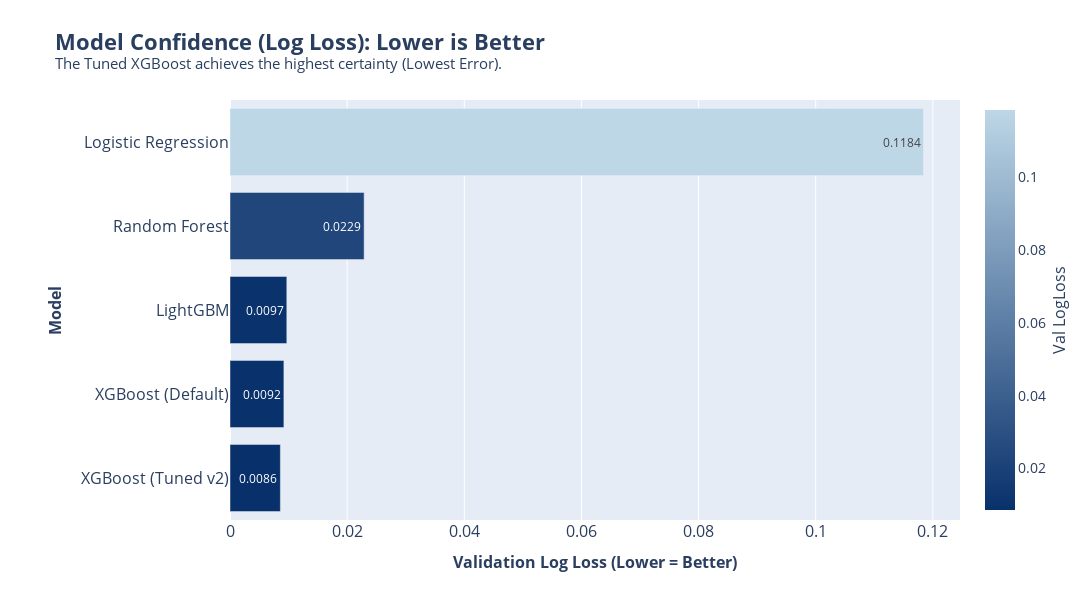
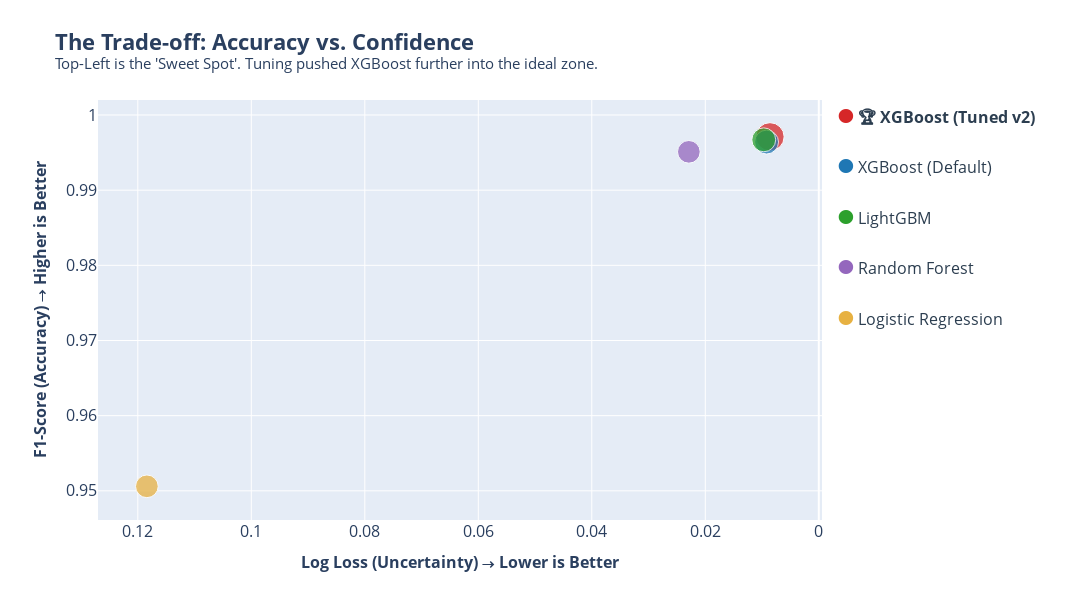

These figures' notebook cell, in order:
### Markdown cell above
# **III. Visualization (Presentation)**

### Code cell
import plotly.express as px
import plotly.graph_objects as go
import pandas as pd
import os

# Create directory for saving figures
FIGURES_DIR = "figures/"
os.makedirs(FIGURES_DIR, exist_ok=True)

# --- PREPARE DATA ---
# Re-construct the data
leaderboard_data = {
    "Model": ["LightGBM", "XGBoost (Default)", "Random Forest", "Logistic Regression"],
    "Val_F1": [0.9967, 0.9964, 0.9951, 0.9506],
    "Val_LogLoss": [0.0097, 0.0092, 0.0229, 0.1184]
}
df_lead = pd.DataFrame(leaderboard_data)

new_row = {
    "Model": "XGBoost (Tuned v2)", 
    "Val_F1": 0.9971, 
    "Val_LogLoss": 0.0086
}
df_final_viz = pd.concat([df_lead, pd.DataFrame([new_row])], ignore_index=True)
df_final_viz = df_final_viz.sort_values("Val_LogLoss", ascending=True)

# --- FIGURE 4: IMPROVED BAR CHART (Better Gradient) ---
# Custom scale: Start at Dark Blue (#08306b) -> End at Light Blue (#bdd7e7)
# This prevents the lightest bar from becoming white/invisible.
custom_blue_scale = [
    (0.0, "#08306b"), # Lowest LogLoss (Best) -> Darkest Blue
    (1.0, "#bdd7e7")  # Highest LogLoss (Worst) -> Lightest Blue (Visible)
]

fig4 = px.bar(
    df_final_viz,
    x="Val_LogLoss",
    y="Model",
    orientation="h",
    title="<b>Model Confidence (Log Loss): Lower is Better</b><br><sup>The Tuned XGBoost achieves the highest certainty (Lowest Error).</sup>",
    text_auto=".4f",
    color="Val_LogLoss",
    color_continuous_scale=custom_blue_scale
)

fig4.update_layout(
    height=600,
    width=1400,
    xaxis_title="<b>Validation Log Loss (Lower = Better)</b>",
    yaxis_title="<b>Model</b>",
    showlegend=False,
    coloraxis_showscale=True,  # Show the colorbar for Val_LogLoss
    coloraxis_colorbar=dict(
        title=dict(text="Val LogLoss", side="right", font=dict(size=16)),
        tickfont=dict(size=14)
    ),
    margin=dict(r=100, l=230),
    title_font_size=22,
    xaxis_title_font_size=16,
    yaxis_title_font_size=16,
    xaxis_tickfont_size=16,
    yaxis_tickfont_size=16
)

# Save figure 4 at high quality
fig4.write_image(f"{FIGURES_DIR}figure4_model_leaderboard.png", scale=3, width=1400, height=600)
print(f"✓ Figure 4 saved to {FIGURES_DIR}figure4_model_leaderboard.png")

fig4.show()

# --- FIGURE 5: ACCURACY vs CONFIDENCE (Clean Sidebar Version) ---

# 1. Sort Data by Performance (Best to Worst) so the list is ordered
# We sort by Log Loss (Ascending) -> Lowest Loss is First
df_viz_sorted = df_final_viz.sort_values("Val_LogLoss", ascending=True).reset_index(drop=True)

# 2. Define Colors
model_colors = {
    "Logistic Regression": "#E7B142", # Yellow/Orange
    "Random Forest": "#9467bd",       # Purple
    "LightGBM": "#2ca02c",            # Green
    "XGBoost (Default)": "#1f77b4",   # Blue
    "XGBoost (Tuned v2)": "#d62728"   # Red (Champion)
}

fig5 = px.scatter(
    df_viz_sorted,
    x="Val_LogLoss",
    y="Val_F1",
    color="Model",
    size=[70, 50, 50, 45, 45], # Champion gets biggest dot
    opacity=0.75,
    color_discrete_map=model_colors,
    title="<b>The Trade-off: Accuracy vs. Confidence</b><br><sup>Top-Left is the 'Sweet Spot'. Tuning pushed XGBoost further into the ideal zone.</sup>",
    hover_data=["Model", "Val_F1", "Val_LogLoss"]
)

# 3. Create Custom Sidebar Annotations
annotations = []
# Start Y position at the top (1.0) and move down
y_pos = 1.0 
y_step = 0.12 # Space between items

for index, row in df_viz_sorted.iterrows():
    model_name = row["Model"]
    color = model_colors.get(model_name, "black")
    
    # Add Champion Icon for the winner
    if "Tuned" in model_name:
        display_text = f"<b>🏆 {model_name}</b>"
    else:
        display_text = f"{model_name}"

    # Use HTML to color the dot inside the text
    # Unicode Circle: ●
    annotation_text = f"<span style='color:{color}; font-size:20px;'>●</span> {display_text}"

    annotations.append(dict(
        x=1.02, # Just outside the right edge of the plot area
        y=y_pos,
        xref="paper",
        yref="paper",
        text=annotation_text,
        showarrow=False,
        xanchor="left",
        yanchor="top",
        align="left",
        font=dict(size=16, color="#2c3e50")
    ))
    
    y_pos -= y_step # Move down for next item

fig5.update_layout(
    height=600,
    width=1400, # Wider to fit the sidebar
    xaxis_title="<b>Log Loss (Uncertainty) → Lower is Better</b>",
    yaxis_title="<b>F1-Score (Accuracy) → Higher is Better</b>",
    xaxis=dict(autorange="reversed"), # Best (Low Loss) on Right (or Left depending on preference, usually Left is 0) -> Let's keep Low Loss on Left
    showlegend=False, # We built our own custom legend
    annotations=annotations,
    margin=dict(r=270, l=98), # Large Right Margin to hold the text list
    title_font_size=22,
    xaxis_title_font_size=16,
    yaxis_title_font_size=16,
    xaxis_tickfont_size=16,
    yaxis_tickfont_size=16
)

# Force X-axis range to breathe if dots are on edge
min_loss = df_viz_sorted['Val_LogLoss'].min()
max_loss = df_viz_sorted['Val_LogLoss'].max()
fig5.update_xaxes(range=[max_loss * 1.1, min_loss * 0.5]) # Reversed range manual control

# Save figure 5 at high quality
fig5.write_image(f"{FIGURES_DIR}figure5_tuning_lift.png", scale=3, width=1400, height=600)
print(f"✓ Figure 5 saved to {FIGURES_DIR}figure5_tuning_lift.png")

fig5.show()

print(f"\n{'='*60}")
print(f"All 2 figures saved successfully in '{FIGURES_DIR}' directory")
print(f"Ready for presentation!")
print(f"{'='*60}")

### Figure 1 — Plotly figure (JSON) as saved in the notebook; plotly's stock layout.template omitted (floating-point values rounded to 4 significant figures)
{"data": [{"hovertemplate": "Val_LogLoss=%{marker.color}<br>Model=%{y}<extra></extra>", "legendgroup": "", "marker": {"color": [0.0086, 0.0092, 0.0097, 0.0229, 0.1184], "coloraxis": "coloraxis", "pattern": {"shape": ""}}, "name": "", "orientation": "h", "showlegend": false, "textposition": "auto", "texttemplate": "%{x:.4f}", "type": "bar", "x": [0.0086, 0.0092, 0.0097, 0.0229, 0.1184], "xaxis": "x", "y": ["XGBoost (Tuned v2)", "XGBoost (Default)", "LightGBM", "Random Forest", "Logistic Regression"], "yaxis": "y"}], "layout": {"barmode": "relative", "coloraxis": {"colorbar": {"tickfont": {"size": 14}, "title": {"font": {"size": 16}, "side": "right", "text": "Val LogLoss"}}, "colorscale": [[0, "#08306b"], [1, "#bdd7e7"]], "showscale": true}, "height": 600, "legend": {"tracegroupgap": 0}, "margin": {"l": 230, "r": 100}, "showlegend": false, "title": {"font": {"size": 22}, "text": "<b>Model Confidence (Log Loss): Lower is Better</b><br><sup>The Tuned XGBoost achieves the highest certainty (Lowest Error).</sup>"}, "width": 1400, "xaxis": {"anchor": "y", "domain": [0, 1], "tickfont": {"size": 16}, "title": {"font": {"size": 16}, "text": "<b>Validation Log Loss (Lower = Better)</b>"}}, "yaxis": {"anchor": "x", "domain": [0, 1], "tickfont": {"size": 16}, "title": {"font": {"size": 16}, "text": "<b>Model</b>"}}}}

### Figure 2 — Plotly figure (JSON) as saved in the notebook; plotly's stock layout.template omitted (floating-point values rounded to 4 significant figures)
{"data": [{"customdata": [["XGBoost (Tuned v2)"]], "hovertemplate": "Model=%{customdata[0]}<br>Val_LogLoss=%{x}<br>Val_F1=%{y}<br>size=%{marker.size}<extra></extra>", "legendgroup": "XGBoost (Tuned v2)", "marker": {"color": "#d62728", "opacity": 0.75, "size": [70], "sizemode": "area", "sizeref": 0.175, "symbol": "circle"}, "mode": "markers", "name": "XGBoost (Tuned v2)", "orientation": "v", "showlegend": true, "type": "scatter", "x": [0.0086], "xaxis": "x", "y": [0.9971], "yaxis": "y"}, {"customdata": [["XGBoost (Default)"]], "hovertemplate": "Model=%{customdata[0]}<br>Val_LogLoss=%{x}<br>Val_F1=%{y}<br>size=%{marker.size}<extra></extra>", "legendgroup": "XGBoost (Default)", "marker": {"color": "#1f77b4", "opacity": 0.75, "size": [50], "sizemode": "area", "sizeref": 0.175, "symbol": "circle"}, "mode": "markers", "name": "XGBoost (Default)", "orientation": "v", "showlegend": true, "type": "scatter", "x": [0.0092], "xaxis": "x", "y": [0.9964], "yaxis": "y"}, {"customdata": [["LightGBM"]], "hovertemplate": "Model=%{customdata[0]}<br>Val_LogLoss=%{x}<br>Val_F1=%{y}<br>size=%{marker.size}<extra></extra>", "legendgroup": "LightGBM", "marker": {"color": "#2ca02c", "opacity": 0.75, "size": [50], "sizemode": "area", "sizeref": 0.175, "symbol": "circle"}, "mode": "markers", "name": "LightGBM", "orientation": "v", "showlegend": true, "type": "scatter", "x": [0.0097], "xaxis": "x", "y": [0.9967], "yaxis": "y"}, {"customdata": [["Random Forest"]], "hovertemplate": "Model=%{customdata[0]}<br>Val_LogLoss=%{x}<br>Val_F1=%{y}<br>size=%{marker.size}<extra></extra>", "legendgroup": "Random Forest", "marker": {"color": "#9467bd", "opacity": 0.75, "size": [45], "sizemode": "area", "sizeref": 0.175, "symbol": "circle"}, "mode": "markers", "name": "Random Forest", "orientation": "v", "showlegend": true, "type": "scatter", "x": [0.0229], "xaxis": "x", "y": [0.9951], "yaxis": "y"}, {"customdata": [["Logistic Regression"]], "hovertemplate": "Model=%{customdata[0]}<br>Val_LogLoss=%{x}<br>Val_F1=%{y}<br>size=%{marker.size}<extra></extra>", "legendgroup": "Logistic Regression", "marker": {"color": "#E7B142", "opacity": 0.75, "size": [45], "sizemode": "area", "sizeref": 0.175, "symbol": "circle"}, "mode": "markers", "name": "Logistic Regression", "orientation": "v", "showlegend": true, "type": "scatter", "x": [0.1184], "xaxis": "x", "y": [0.9506], "yaxis": "y"}], "layout": {"annotations": [{"align": "left", "font": {"color": "#2c3e50", "size": 16}, "showarrow": false, "text": "<span style='color:#d62728; font-size:20px;'>●</span> <b>🏆 XGBoost (Tuned v2)</b>", "x": 1.02, "xanchor": "left", "xref": "paper", "y": 1, "yanchor": "top", "yref": "paper"}, {"align": "left", "font": {"color": "#2c3e50", "size": 16}, "showarrow": false, "text": "<span style='color:#1f77b4; font-size:20px;'>●</span> XGBoost (Default)", "x": 1.02, "xanchor": "left", "xref": "paper", "y": 0.88, "yanchor": "top", "yref": "paper"}, {"align": "left", "font": {"color": "#2c3e50", "size": 16}, "showarrow": false, "text": "<span style='color:#2ca02c; font-size:20px;'>●</span> LightGBM", "x": 1.02, "xanchor": "left", "xref": "paper", "y": 0.76, "yanchor": "top", "yref": "paper"}, {"align": "left", "font": {"color": "#2c3e50", "size": 16}, "showarrow": false, "text": "<span style='color:#9467bd; font-size:20px;'>●</span> Random Forest", "x": 1.02, "xanchor": "left", "xref": "paper", "y": 0.64, "yanchor": "top", "yref": "paper"}, {"align": "left", "font": {"color": "#2c3e50", "size": 16}, "showarrow": false, "text": "<span style='color:#E7B142; font-size:20px;'>●</span> Logistic Regression", "x": 1.02, "xanchor": "left", "xref": "paper", "y": 0.52, "yanchor": "top", "yref": "paper"}], "height": 600, "legend": {"itemsizing": "constant", "title": {"text": "Model"}, "tracegroupgap": 0}, "margin": {"l": 98, "r": 270}, "showlegend": false, "title": {"font": {"size": 22}, "text": "<b>The Trade-off: Accuracy vs. Confidence</b><br><sup>Top-Left is the 'Sweet Spot'. Tuning pushed XGBoost further into the ideal zone.</sup>"}, "width": 1400, "xaxis": {"anchor": "y", "autorange": "reversed", "domain": [0, 1], "range": [0.1302, 0.0043], "tickfont": {"size": 16}, "title": {"font": {"size": 16}, "text": "<b>Log Loss (Uncertainty) → Lower is Better</b>"}}, "yaxis": {"anchor": "x", "domain": [0, 1], "tickfont": {"size": 16}, "title": {"font": {"size": 16}, "text": "<b>F1-Score (Accuracy) → Higher is Better</b>"}}}}
